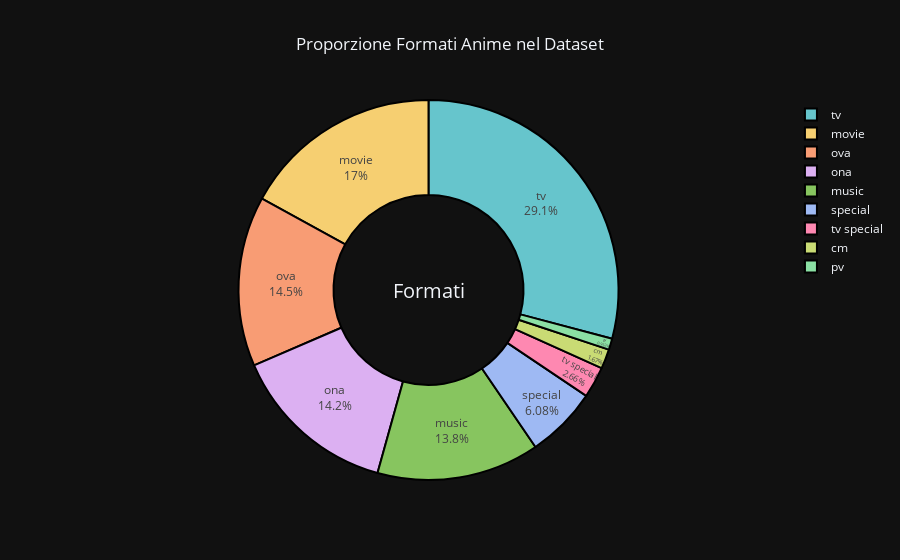

This figure's notebook cell:
### Markdown cell above
## Per chi non lo sapesse...
Si potrebbe facilmente cadere in errore pensando che gli anime siano unicamente cartoni animati per bambini, la verità è che ci sono tanti formati con cui vengoni distribuiti, tra questi trovimo: film, serie , libri, fumetti, musical e via dicendo.

Vogliamo mostrare un grafico che rappresenta bene i diversi formati in cui è possibile trovare un anime:

### Code cell
# Prepariamo i dati
type_counts = details_df['type'].value_counts().reset_index()
type_counts.columns = ['Tipo', 'Conteggio']

# Creazione del grafico
plt = px.pie(type_counts, 
             values='Conteggio', 
             names='Tipo', 
             hole=0.5,                                  # Trasforma la torta in ciambella
             color_discrete_sequence=px.colors.qualitative.Pastel,
             title='Proporzione Formati Anime nel Dataset',
             template='plotly_dark')

# Personalizzazione dei dettagli
plt.update_traces(
    textposition='inside', 
    textinfo='percent+label', 
    marker=dict(line=dict(color='#000000', width=2))   # Bordo sottile tra le fette
)

plt.update_layout(
    title_x=0.5,
    annotations=[dict(text='Formati', x=0.5, y=0.5, font_size=20, showarrow=False)]
)

plt.show()

### Figure 1 — Plotly figure (JSON) as saved in the notebook; plotly's stock layout.template omitted (floating-point values rounded to 4 significant figures)
{"data": [{"domain": {"x": [0, 1], "y": [0, 1]}, "hole": 0.5, "hovertemplate": "Tipo=%{label}<br>Conteggio=%{value}<extra></extra>", "labels": ["tv", "movie", "ova", "ona", "music", "special", "tv special", "cm", "pv"], "legendgroup": "", "marker": {"line": {"color": "#000000", "width": 2}}, "name": "", "showlegend": true, "textinfo": "percent+label", "textposition": "inside", "type": "pie", "values": [8414, 4915, 4184, 4096, 3999, 1755, 767, 483, 275]}], "layout": {"annotations": [{"font": {"size": 20}, "showarrow": false, "text": "Formati", "x": 0.5, "y": 0.5}], "legend": {"tracegroupgap": 0}, "piecolorway": ["rgb(102, 197, 204)", "rgb(246, 207, 113)", "rgb(248, 156, 116)", "rgb(220, 176, 242)", "rgb(135, 197, 95)", "rgb(158, 185, 243)", "rgb(254, 136, 177)", "rgb(201, 219, 116)", "rgb(139, 224, 164)", "rgb(180, 151, 231)", "rgb(179, 179, 179)"], "title": {"text": "Proporzione Formati Anime nel Dataset", "x": 0.5}}}
